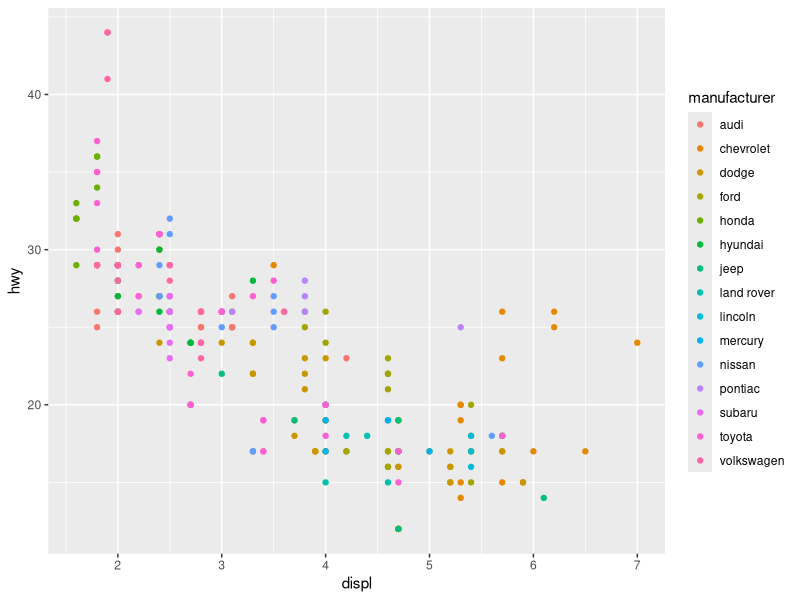

This chart was generated by the following R code:
library(tidyverse)

data(mpg)

mpg%>% #data layer
  ggplot(
    mapping=aes( #aesthetics layer
      x=displ, 
      y=hwy,
      colour=manufacturer
    ) 
    
  )+
  geom_point()
